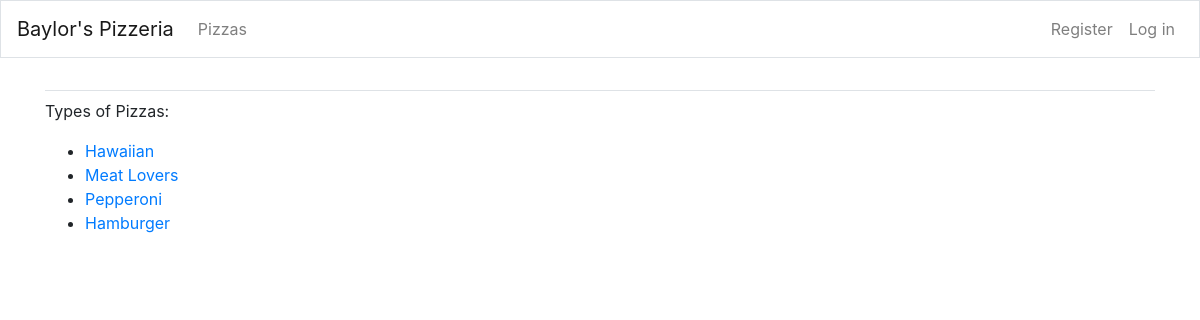
The page /pizzas on the database its author committed.
### Pizza/models.py (models this page shows)
class Pizza(models.Model):
    name = models.CharField(max_length=200)
    date_added = models.DateTimeField(auto_now_add=True)
    def __str__(self):
        return self.name

### Pizza/views.py (the view)
# urls.py: path("pizzas", views.pizzas, name="pizzas"),
def pizzas(request):
    pizzas = Pizza.objects.order_by("date_added")
    context = {"pizzas": pizzas}
    return render(request, "Pizza/pizzas.html", context)

### Pizza/templates/Pizza/pizzas.html
{% extends "Pizza/base.html" %}
{% block content %}
<p>Types of Pizzas:</p>
<ul>
    {% for p in pizzas %}
    <li><a href="{% url 'Pizza:pizza' p.id %}">{{p}}</a></li>
    {% endfor %}
</ul>
{% endblock content %}

### rows shown on the page
Pizza: name "Hawaiian"
Pizza: name "Meat Lovers"
Pizza: name "Pepperoni"
Pizza: name "Hamburger"
